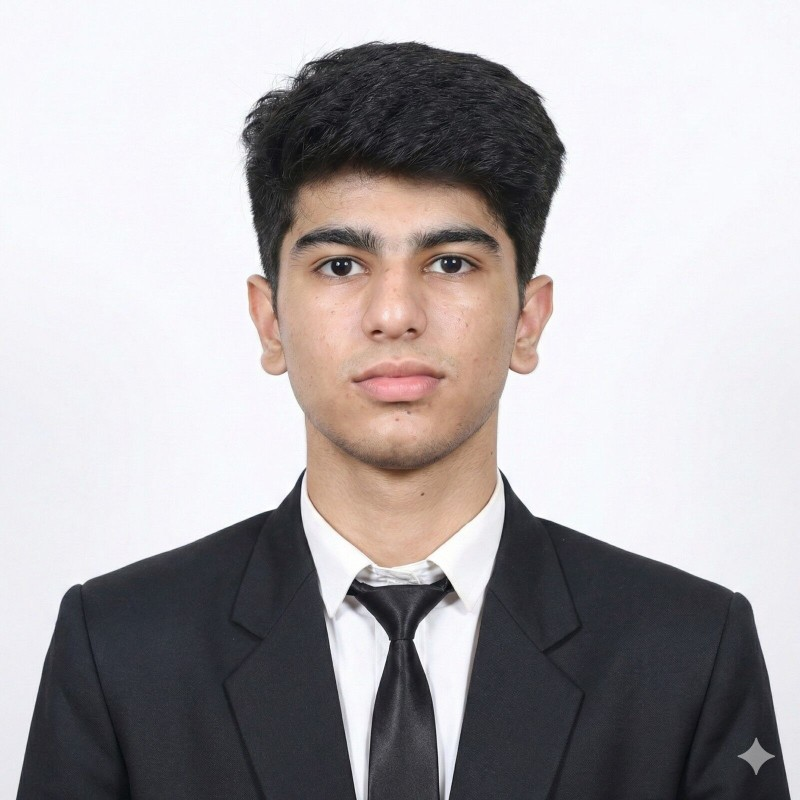
#> input picture assets/source/portrait.jpg, 800 x 800 px
$ python -i generate.py   (imports and definitions only)
#> lines starting #> are read from the running program, lines starting #| are printed output that depends on the picture
from __future__ import annotations

import json
import math
from pathlib import Path
from PIL import Image, ImageOps, ImageEnhance, ImageFilter

ROOT = Path(__file__).resolve().parents[1]
# [1 line that did not run here, left out]
ASSETS = ROOT / "assets"
PROJECTS = ASSETS / "projects"
SOURCE = ASSETS / "source"

# [65 lines left out: functions esc, wrap_text, card_svg, chip_card, not called in this run]

def photo_to_ascii(img_path, width=90):
#> called with img_path = '../assets/source/portrait.jpg', width = 90
    img = Image.open(img_path).convert("RGB")
#> img is the input picture: PIL image 800x800 RGB; mean R, G, B 173.9, 169.3, 171.3
    w, h = img.size
#> w = 800; h = 800
    height = max(1, int(width * (h / w) * 0.48))
#> height = 43
    img = img.resize((width, height), Image.Resampling.LANCZOS)
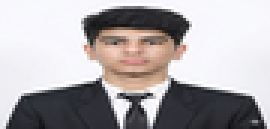
#> img: PIL image 90x43 RGB (shown 3 times larger); mean R, G, B 173.8, 169.2, 171.1
    gray = ImageOps.grayscale(img)
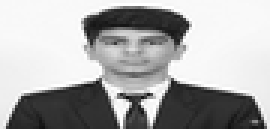
#> gray: PIL image 90x43 L (shown 3 times larger); min 10, max 255, mean 170.8
    gray = ImageEnhance.Contrast(gray).enhance(1.8)
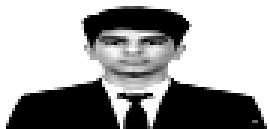
#> gray: PIL image 90x43 L (shown 3 times larger); min 0, max 255, mean 160.5
    gray = ImageEnhance.Sharpness(gray).enhance(1.25)
    gray = gray.filter(ImageFilter.SMOOTH_MORE)
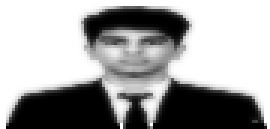
#> gray: PIL image 90x43 L (shown 3 times larger); min 0, max 255, mean 160.7
    ramp = "@%#*+=-:. `"
    pix = list(gray.getdata())
#> pix = 3870 values, max 255 at index 0, min 0 at index 488, mean 160.7
    chars = [ramp[p * len(ramp) // 256] for p in pix]
#> chars = 3870 items, first 6: '`', '`', '`', '`', '`', '`'
    return ["".join(chars[i:i+width]) for i in range(0, len(chars), width)]

# [195 lines left out: functions portrait_svg, main, not called in this run]

# [2 lines not run here, left out]

>>> result = photo_to_ascii('../assets/source/portrait.jpg')
#> result = 43 items
